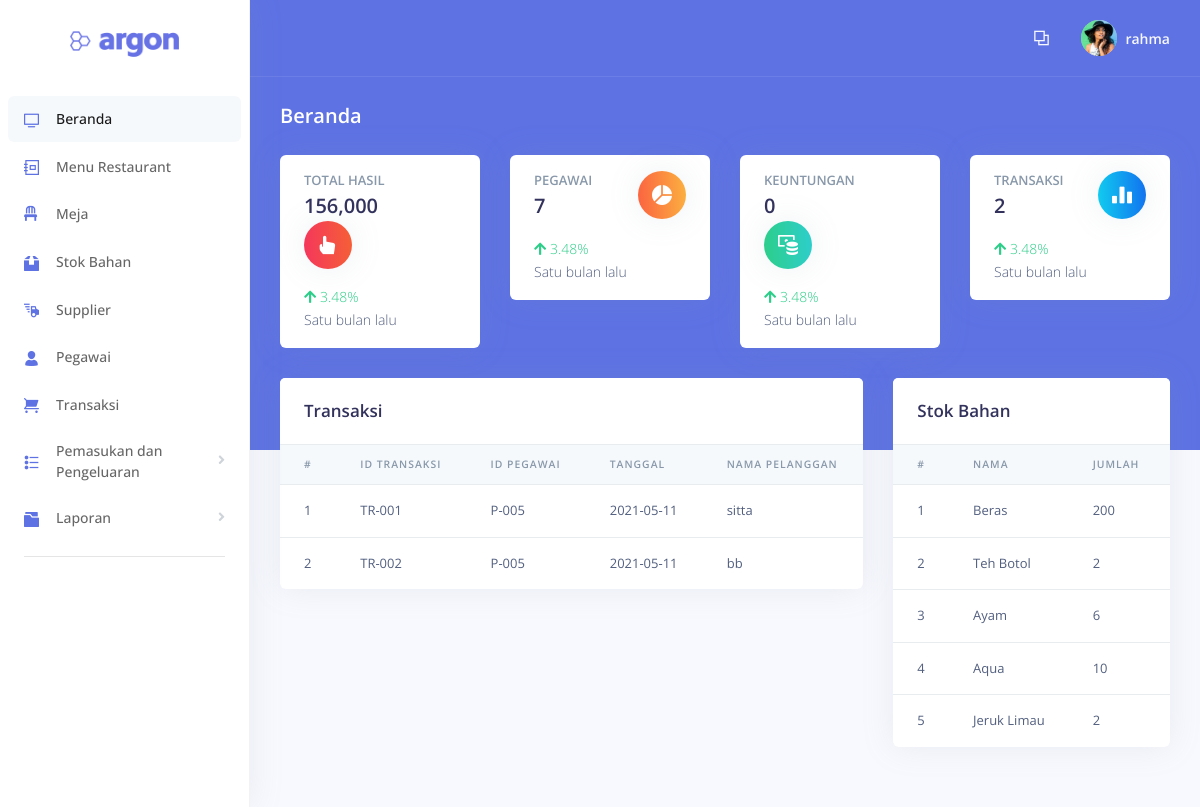
Before: /examples/beranda.php (signed in) with the older database file.
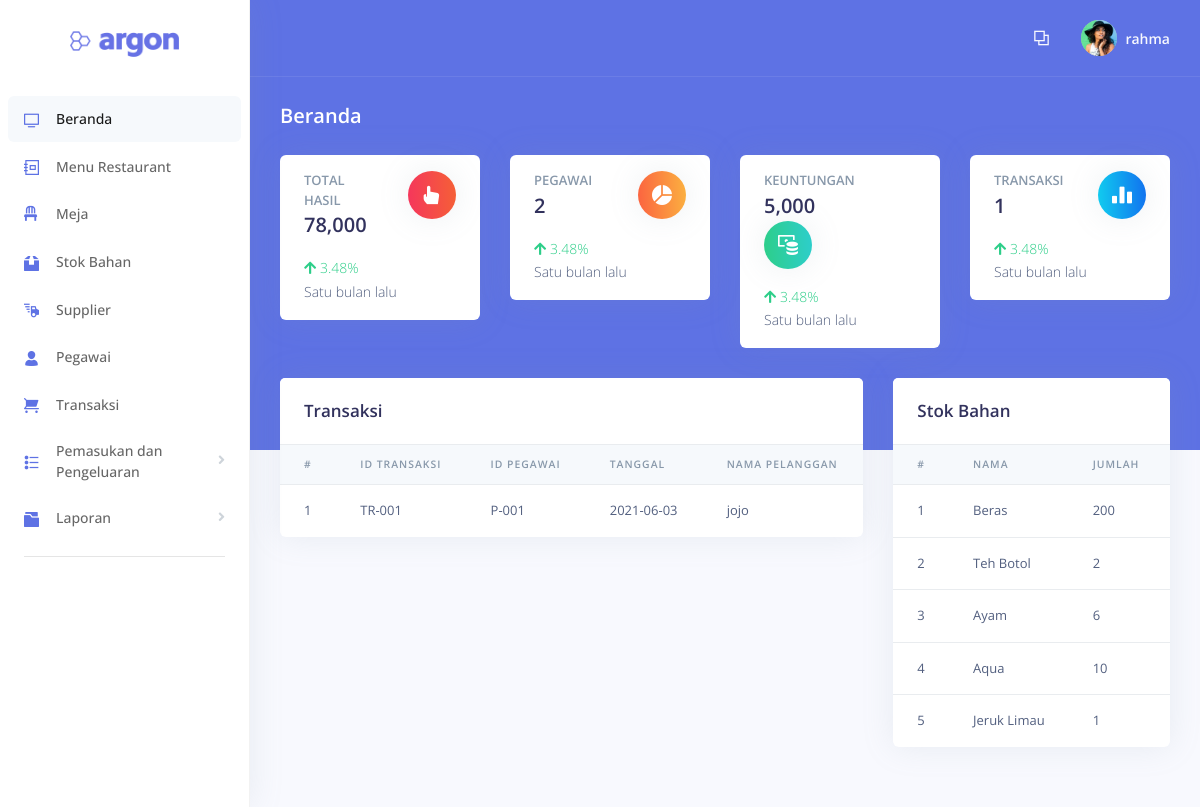
After: the same page with the newer database file.
### tables this page shows
CREATE TABLE `transaksi` (
  `id_transaksi` varchar(7) NOT NULL,
  `id_pegawai` varchar(7) NOT NULL,
  `id_meja` varchar(7) NOT NULL,
  `nama_pelanggan` varchar(50) NOT NULL,
  `tanggal` date NOT NULL,
  `total_bayar` int(11) NOT NULL,
  `pajak` int(11) NOT NULL,
  `tunai` int(11) NOT NULL,
  `kembali` int(11) NOT NULL
);

CREATE TABLE `stok` (
  `id_stok` varchar(7) NOT NULL,
  `id_supplier` varchar(8) NOT NULL,
  `nama_bahan` varchar(50) NOT NULL,
  `jumlah` int(11) NOT NULL,
  `satuan` varchar(10) NOT NULL
);

### examples/functions.php (called while the page is built, shortened)
<?php
function koneksi() {
	$conn = mysqli_connect("localhost", "root", "");
	mysqli_select_db($conn, "pw_restaurant");
	return $conn;
}
function query($sql) {
	$conn = koneksi();
	$result = mysqli_query($conn, "$sql");
	$rows = [];
	while ($row = mysqli_fetch_assoc($result)) {
		$rows[] = $row;
	}
	return $rows;
}
?>

### examples/beranda.php (the view, shortened to what the changed rows need)
<?php
require 'functions.php';
  $transaksi = query("SELECT * FROM transaksi");
  $stok = query("SELECT * FROM stok");
  $total_hasil = query("SELECT SUM(total_bayar) AS total_hasil FROM transaksi");
  $jumlah_pegawai = query("SELECT COUNT(id_pegawai) AS jumlah_pegawai FROM pegawai");
  $jumlah_transaksi = query("SELECT COUNT(id_transaksi) AS jumlah_transaksi FROM transaksi");
  $keuntungan = query("SELECT SUM(menu.harga_jual-menu.harga_modal) AS totuntung FROM transaksi, detail, menu WHERE transaksi.id_transaksi=detail.id_transaksi AND detail.id_menu=menu.id_menu");
?>
<!DOCTYPE html>
<html>
<head>
  <link rel="stylesheet" href="../assets/vendor/nucleo/css/nucleo.css" type="text/css">
  <link rel="stylesheet" href="../assets/vendor/@fortawesome/fontawesome-free/css/all.min.css" type="text/css">
  <link rel="stylesheet" href="../assets/css/argon.css?v=1.2.0" type="text/css">
</head>
<body>
  <div class="main-content" id="panel">
    <div class="header bg-primary pb-6">
      <div class="container-fluid">
        <div class="header-body">
          <div class="row">
            <div class="col-xl-3 col-md-6">
              <div class="card card-stats">
                <div class="card-body">
                  <div class="row">
                    <?php foreach ($total_hasil as $toha) { ?>
                      <div class="col">
                        <h5 class="card-title text-uppercase text-muted mb-0">Total Hasil</h5>
                        <span class="h2 font-weight-bold mb-0"><?php echo number_format($toha['total_hasil']); ?></span>
                      </div>
                    <?php } ?>
                  </div>
                </div>
              </div>
            </div>
            <div class="col-xl-3 col-md-6">
              <div class="card card-stats">
                <div class="card-body">
                  <div class="row">
                    <?php foreach ($jumlah_pegawai as $jumpeg) { ?>
                    <div class="col">
                      <h5 class="card-title text-uppercase text-muted mb-0">Pegawai</h5>
                      <span class="h2 font-weight-bold mb-0"><?php echo $jumpeg['jumlah_pegawai']; ?></span>
                    </div>
                    <?php } ?>
                  </div>
                </div>
              </div>
            </div>
            <div class="col-xl-3 col-md-6">
              <div class="card card-stats">
                <div class="card-body">
                  <div class="row">
                    <?php foreach ($keuntungan as $tu) { ?>
                    <div class="col">
                      <h5 class="card-title text-uppercase text-muted mb-0">Keuntungan</h5>
                      <span class="h2 font-weight-bold mb-0"><?php echo number_format($tu['totuntung']); ?></span>
                    </div>
                    <?php } ?>
                  </div>
                </div>
              </div>
            </div>
            <div class="col-xl-3 col-md-6">
              <div class="card card-stats">
                <div class="card-body">
                  <div class="row">
                    <?php foreach ($jumlah_transaksi as $jumsi) { ?>
                    <div class="col">
                      <h5 class="card-title text-uppercase text-muted mb-0">Transaksi</h5>
                      <span class="h2 font-weight-bold mb-0"><?php echo $jumsi['jumlah_transaksi']; ?></span>
                    </div>
                    <?php } ?>
                  </div>
                </div>
              </div>
            </div>
          </div>
        </div>
      </div>
    </div>
    <div class="container-fluid mt--6">
      <div class="row">
        <div class="col-xl-8">
          <div class="card">
            <div class="table-responsive">
              <table class="table align-items-center table-flush">
                <thead class="thead-light">
                  <tr>
                    <th scope="col" class="sort" data-sort="name">#</th>
                    <th scope="col" class="sort" data-sort="budget">ID Transaksi</th>
                    <th scope="col" class="sort" data-sort="status">ID Pegawai</th>
                    <th scope="col" class="sort" data-sort="status">Tanggal</th>
                    <th scope="col" class="sort" data-sort="status">Nama Pelanggan</th>
                  </tr>
                </thead>
                <tbody>
                  <?php $i = 1; ?>
                  <?php foreach ($transaksi as $trans) { ?>
                    <tr>
                      <td><?php echo $i++; ?></td>
                      <td><?php echo $trans['id_transaksi']; ?></td>
                      <td><?php echo $trans['id_pegawai']; ?></td>
                      <td><?php echo $trans['tanggal']; ?></td>
                      <td><?php echo $trans['nama_pelanggan']; ?></td>
                    </tr>
                  <?php } ?>
                </tbody>
              </table>
            </div>
          </div>
        </div>
        <div class="col-xl-4">
          <div class="card">
            <div class="table-responsive">
              <table class="table align-items-center table-flush">
                <thead class="thead-light">
                  <tr>
                    <th scope="col" class="sort" data-sort="name">#</th>
                    <th scope="col" class="sort" data-sort="status">Nama</th>
                    <th scope="col" class="sort" data-sort="status">Jumlah</th>
                    <th scope="col" class="sort" data-sort="status">Satuan</th>
                  </tr>
                </thead>
                <tbody>
                  <?php $i = 1; ?>
                  <?php foreach ($stok as $s) { ?>
                    <tr>
                      <td><?php echo $i++; ?></td>
                      <td><?php echo $s['nama_bahan']; ?></td>
                      <td><?php echo $s['jumlah']; ?></td>
                      <td><?php echo $s['satuan']; ?></td>
                    </tr>
                  <?php } ?>
                </tbody>
              </table>
            </div>
          </div>
        </div>
      </div>
    </div>
  </div>
</body>
</html>

Changed rows visible on the page:
removed transaksi: id_transaksi "TR-002", id_pegawai "P-005", tanggal "2021-05-11", nama_pelanggan "bb"
changed transaksi "TR-001": id_pegawai "P-005" → "P-001"; tanggal "2021-05-11" → "2021-06-03"; nama_pelanggan "sitta" → "jojo"
changed stok "Jeruk Limau": jumlah "2" → "1"
Other visible differences:
new list line: "TOTAL HASIL 78,000"
new list line: "PEGAWAI 2"
new list line: "KEUNTUNGAN 5,000"
new list line: "TRANSAKSI 1"
list line gone: "TOTAL HASIL 156,000"
list line gone: "PEGAWAI 7"
list line gone: "KEUNTUNGAN 0"
list line gone: "TRANSAKSI 2"
